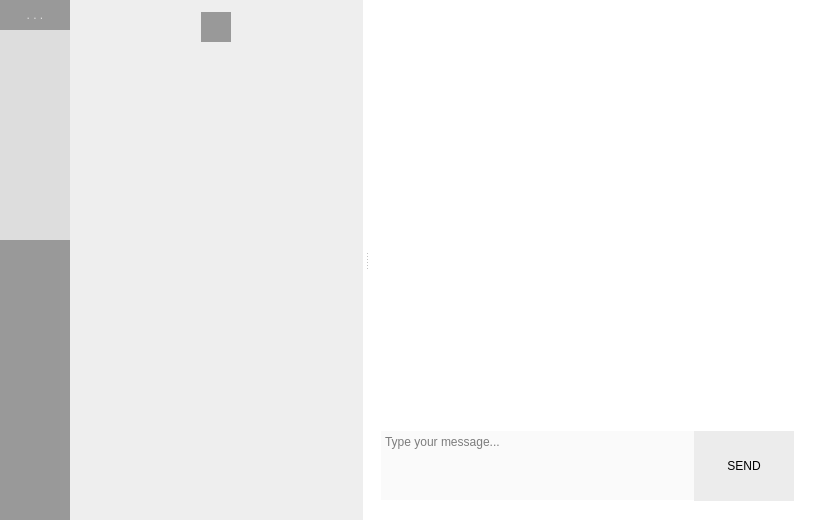
<?xml version="1.0" encoding="UTF-8"?>
<ui version="4.0">
 <class>MainWindow</class>
 <widget class="QMainWindow" name="MainWindow">
  <property name="geometry">
   <rect>
    <x>0</x>
    <y>0</y>
    <width>818</width>
    <height>520</height>
   </rect>
  </property>
  <property name="palette">
   <palette>
    <active>
     <colorrole role="Base">
      <brush brushstyle="SolidPattern">
       <color alpha="255">
        <red>255</red>
        <green>255</green>
        <blue>255</blue>
       </color>
      </brush>
     </colorrole>
     <colorrole role="Window">
      <brush brushstyle="SolidPattern">
       <color alpha="255">
        <red>255</red>
        <green>255</green>
        <blue>255</blue>
       </color>
      </brush>
     </colorrole>
    </active>
    <inactive>
     <colorrole role="Base">
      <brush brushstyle="SolidPattern">
       <color alpha="255">
        <red>255</red>
        <green>255</green>
        <blue>255</blue>
       </color>
      </brush>
     </colorrole>
     <colorrole role="Window">
      <brush brushstyle="SolidPattern">
       <color alpha="255">
        <red>255</red>
        <green>255</green>
        <blue>255</blue>
       </color>
      </brush>
     </colorrole>
    </inactive>
    <disabled>
     <colorrole role="Base">
      <brush brushstyle="SolidPattern">
       <color alpha="255">
        <red>255</red>
        <green>255</green>
        <blue>255</blue>
       </color>
      </brush>
     </colorrole>
     <colorrole role="Window">
      <brush brushstyle="SolidPattern">
       <color alpha="255">
        <red>255</red>
        <green>255</green>
        <blue>255</blue>
       </color>
      </brush>
     </colorrole>
    </disabled>
   </palette>
  </property>
  <property name="windowTitle">
   <string>E2EEIM</string>
  </property>
  <property name="windowIcon">
   <iconset resource="res.qrc">
    <normaloff>:/img/appIcon.ico</normaloff>:/img/appIcon.ico</iconset>
  </property>
  <widget class="QWidget" name="centralWidget">
   <layout class="QHBoxLayout" name="horizontalLayout_2">
    <property name="spacing">
     <number>0</number>
    </property>
    <property name="leftMargin">
     <number>0</number>
    </property>
    <property name="topMargin">
     <number>0</number>
    </property>
    <property name="rightMargin">
     <number>0</number>
    </property>
    <property name="bottomMargin">
     <number>0</number>
    </property>
    <item>
     <widget class="QFrame" name="frame_Menu">
      <property name="minimumSize">
       <size>
        <width>70</width>
        <height>0</height>
       </size>
      </property>
      <property name="maximumSize">
       <size>
        <width>70</width>
        <height>16777215</height>
       </size>
      </property>
      <property name="sizeIncrement">
       <size>
        <width>0</width>
        <height>0</height>
       </size>
      </property>
      <property name="styleSheet">
       <string notr="true">QFrame{
background: #999999;
}</string>
      </property>
      <property name="frameShape">
       <enum>QFrame::NoFrame</enum>
      </property>
      <property name="frameShadow">
       <enum>QFrame::Raised</enum>
      </property>
      <widget class="QPushButton" name="pushButton_Contact">
       <property name="geometry">
        <rect>
         <x>0</x>
         <y>100</y>
         <width>70</width>
         <height>70</height>
        </rect>
       </property>
       <property name="styleSheet">
        <string notr="true">QPushButton {
	border: 0;
	color: #dddddd;
     background-color: #dddddd;
 }
 QPushButton:!pressed {
	color: #333333;
     background-color: #ffffff;     
 }
 QPushButton:!hover {
	color: #dddddd;
     background-color: #dddddd;
 }</string>
       </property>
       <property name="text">
        <string/>
       </property>
       <property name="icon">
        <iconset resource="res.qrc">
         <normaloff>:/img/menu_contact.png</normaloff>:/img/menu_contact.png</iconset>
       </property>
       <property name="iconSize">
        <size>
         <width>70</width>
         <height>70</height>
        </size>
       </property>
       <property name="flat">
        <bool>false</bool>
       </property>
      </widget>
      <widget class="QPushButton" name="pushButton_Group">
       <property name="geometry">
        <rect>
         <x>0</x>
         <y>170</y>
         <width>70</width>
         <height>70</height>
        </rect>
       </property>
       <property name="styleSheet">
        <string notr="true">QPushButton {
	border: 0;
	color: #dddddd;
     background-color: #dddddd;
 }
 QPushButton:!pressed {
	color: #333333;
     background-color: #ffffff;     
 }
 QPushButton:!hover {
	color: #dddddd;
     background-color: #dddddd;
 }</string>
       </property>
       <property name="text">
        <string/>
       </property>
       <property name="icon">
        <iconset resource="res.qrc">
         <normaloff>:/img/menu_group.png</normaloff>:/img/menu_group.png</iconset>
       </property>
       <property name="iconSize">
        <size>
         <width>70</width>
         <height>70</height>
        </size>
       </property>
      </widget>
      <widget class="QPushButton" name="pushButton">
       <property name="geometry">
        <rect>
         <x>0</x>
         <y>0</y>
         <width>70</width>
         <height>30</height>
        </rect>
       </property>
       <property name="styleSheet">
        <string notr="true">QPushButton {
	border: 0;
	color: #dddddd;
     background-color: #999999;
 }
 QPushButton:!pressed {
	color: #333333;
     background-color: #dddddd;     
 }
 QPushButton:!hover {
	color: #dddddd;
     background-color: #999999;
 }</string>
       </property>
       <property name="text">
        <string>. . .</string>
       </property>
      </widget>
      <widget class="QPushButton" name="pushButton_Conversation">
       <property name="geometry">
        <rect>
         <x>0</x>
         <y>30</y>
         <width>70</width>
         <height>70</height>
        </rect>
       </property>
       <property name="styleSheet">
        <string notr="true">QPushButton {
	border: 0;
	color: #dddddd;
     background-color: #dddddd;
 }
 QPushButton:!pressed {
	color: #333333;
     background-color: #ffffff;     
 }
 QPushButton:!hover {
	color: #dddddd;
     background-color: #dddddd;
 }</string>
       </property>
       <property name="text">
        <string/>
       </property>
       <property name="icon">
        <iconset resource="res.qrc">
         <normaloff>:/img/menu_chat_clicked.png</normaloff>:/img/menu_chat_clicked.png</iconset>
       </property>
       <property name="iconSize">
        <size>
         <width>70</width>
         <height>70</height>
        </size>
       </property>
      </widget>
     </widget>
    </item>
    <item>
     <widget class="QSplitter" name="splitter">
      <property name="sizePolicy">
       <sizepolicy hsizetype="Expanding" vsizetype="Preferred">
        <horstretch>1</horstretch>
        <verstretch>0</verstretch>
       </sizepolicy>
      </property>
      <property name="orientation">
       <enum>Qt::Horizontal</enum>
      </property>
      <property name="handleWidth">
       <number>7</number>
      </property>
      <widget class="QFrame" name="frame_Contact">
       <property name="sizePolicy">
        <sizepolicy hsizetype="Preferred" vsizetype="Preferred">
         <horstretch>1</horstretch>
         <verstretch>0</verstretch>
        </sizepolicy>
       </property>
       <property name="styleSheet">
        <string notr="true">QFrame{
background: #eeeeee;
}</string>
       </property>
       <property name="frameShape">
        <enum>QFrame::NoFrame</enum>
       </property>
       <property name="frameShadow">
        <enum>QFrame::Raised</enum>
       </property>
       <property name="lineWidth">
        <number>0</number>
       </property>
       <layout class="QVBoxLayout" name="verticalLayout_2">
        <property name="spacing">
         <number>0</number>
        </property>
        <property name="leftMargin">
         <number>0</number>
        </property>
        <property name="topMargin">
         <number>0</number>
        </property>
        <property name="rightMargin">
         <number>0</number>
        </property>
        <property name="bottomMargin">
         <number>0</number>
        </property>
        <item>
         <widget class="QFrame" name="frame_2">
          <property name="frameShape">
           <enum>QFrame::NoFrame</enum>
          </property>
          <property name="frameShadow">
           <enum>QFrame::Raised</enum>
          </property>
          <property name="lineWidth">
           <number>0</number>
          </property>
          <layout class="QHBoxLayout" name="horizontalLayout">
           <property name="spacing">
            <number>12</number>
           </property>
           <property name="leftMargin">
            <number>12</number>
           </property>
           <property name="topMargin">
            <number>12</number>
           </property>
           <property name="rightMargin">
            <number>12</number>
           </property>
           <property name="bottomMargin">
            <number>12</number>
           </property>
           <item>
            <widget class="QPushButton" name="pushButton_AddList">
             <property name="minimumSize">
              <size>
               <width>30</width>
               <height>30</height>
              </size>
             </property>
             <property name="maximumSize">
              <size>
               <width>30</width>
               <height>30</height>
              </size>
             </property>
             <property name="styleSheet">
              <string notr="true">QPushButton {
	border: 0;
     background-color: #999999;
 }
 QPushButton:!pressed {
     background-color: #777777;     
 }
 QPushButton:!hover {
     background-color: #999999;
 }</string>
             </property>
             <property name="text">
              <string/>
             </property>
             <property name="icon">
              <iconset resource="res.qrc">
               <normaloff>:/img/add_conversation.png</normaloff>:/img/add_conversation.png</iconset>
             </property>
             <property name="iconSize">
              <size>
               <width>30</width>
               <height>30</height>
              </size>
             </property>
            </widget>
           </item>
          </layout>
         </widget>
        </item>
        <item>
         <widget class="QListWidget" name="listWidget_Contact">
          <property name="sizePolicy">
           <sizepolicy hsizetype="Expanding" vsizetype="Expanding">
            <horstretch>0</horstretch>
            <verstretch>0</verstretch>
           </sizepolicy>
          </property>
          <property name="frameShape">
           <enum>QFrame::NoFrame</enum>
          </property>
         </widget>
        </item>
       </layout>
      </widget>
      <widget class="QFrame" name="frame_Conversation">
       <property name="sizePolicy">
        <sizepolicy hsizetype="Preferred" vsizetype="Preferred">
         <horstretch>1</horstretch>
         <verstretch>0</verstretch>
        </sizepolicy>
       </property>
       <property name="frameShape">
        <enum>QFrame::NoFrame</enum>
       </property>
       <property name="lineWidth">
        <number>0</number>
       </property>
       <layout class="QVBoxLayout" name="verticalLayout">
        <property name="spacing">
         <number>0</number>
        </property>
        <property name="leftMargin">
         <number>0</number>
        </property>
        <property name="topMargin">
         <number>0</number>
        </property>
        <property name="rightMargin">
         <number>24</number>
        </property>
        <property name="bottomMargin">
         <number>0</number>
        </property>
        <item>
         <widget class="QLabel" name="label_ConversationWith">
          <property name="font">
           <font>
            <pointsize>20</pointsize>
           </font>
          </property>
          <property name="layoutDirection">
           <enum>Qt::LeftToRight</enum>
          </property>
          <property name="styleSheet">
           <string notr="true">color: #999999;</string>
          </property>
          <property name="text">
           <string notr="true"/>
          </property>
          <property name="alignment">
           <set>Qt::AlignCenter</set>
          </property>
         </widget>
        </item>
        <item>
         <widget class="QListWidget" name="listWidget_Conversation">
          <property name="sizePolicy">
           <sizepolicy hsizetype="Expanding" vsizetype="Expanding">
            <horstretch>0</horstretch>
            <verstretch>0</verstretch>
           </sizepolicy>
          </property>
          <property name="frameShape">
           <enum>QFrame::NoFrame</enum>
          </property>
          <property name="verticalScrollBarPolicy">
           <enum>Qt::ScrollBarAlwaysOff</enum>
          </property>
          <property name="horizontalScrollBarPolicy">
           <enum>Qt::ScrollBarAlwaysOff</enum>
          </property>
          <property name="wordWrap">
           <bool>true</bool>
          </property>
         </widget>
        </item>
        <item>
         <widget class="QFrame" name="frame">
          <property name="sizePolicy">
           <sizepolicy hsizetype="Preferred" vsizetype="Preferred">
            <horstretch>1</horstretch>
            <verstretch>0</verstretch>
           </sizepolicy>
          </property>
          <property name="maximumSize">
           <size>
            <width>16777215</width>
            <height>100</height>
           </size>
          </property>
          <property name="layoutDirection">
           <enum>Qt::LeftToRight</enum>
          </property>
          <property name="frameShape">
           <enum>QFrame::NoFrame</enum>
          </property>
          <property name="frameShadow">
           <enum>QFrame::Raised</enum>
          </property>
          <layout class="QHBoxLayout" name="horizontalLayout_4">
           <property name="spacing">
            <number>0</number>
           </property>
           <property name="rightMargin">
            <number>0</number>
           </property>
           <property name="bottomMargin">
            <number>24</number>
           </property>
           <item>
            <widget class="QPlainTextEdit" name="plainTextEdit">
             <property name="minimumSize">
              <size>
               <width>0</width>
               <height>69</height>
              </size>
             </property>
             <property name="maximumSize">
              <size>
               <width>16777215</width>
               <height>69</height>
              </size>
             </property>
             <property name="styleSheet">
              <string notr="true">background: rgb(250, 250, 250)</string>
             </property>
             <property name="frameShape">
              <enum>QFrame::NoFrame</enum>
             </property>
             <property name="placeholderText">
              <string notr="true">Type your message...</string>
             </property>
            </widget>
           </item>
           <item>
            <widget class="QPushButton" name="pushButton_SEND">
             <property name="minimumSize">
              <size>
               <width>100</width>
               <height>70</height>
              </size>
             </property>
             <property name="maximumSize">
              <size>
               <width>100</width>
               <height>70</height>
              </size>
             </property>
             <property name="sizeIncrement">
              <size>
               <width>100</width>
               <height>70</height>
              </size>
             </property>
             <property name="styleSheet">
              <string notr="true">QPushButton {
	border: 0;
     background-color: #ececec;
 }
 QPushButton:!pressed {
     background-color: #dddddd;     
 }
 QPushButton:!hover {
     background-color: #ececec;
 }</string>
             </property>
             <property name="text">
              <string>SEND</string>
             </property>
            </widget>
           </item>
          </layout>
         </widget>
        </item>
       </layout>
      </widget>
     </widget>
    </item>
   </layout>
  </widget>
 </widget>
 <layoutdefault spacing="6" margin="11"/>
 <tabstops>
  <tabstop>plainTextEdit</tabstop>
  <tabstop>listWidget_Conversation</tabstop>
  <tabstop>pushButton</tabstop>
  <tabstop>pushButton_SEND</tabstop>
  <tabstop>listWidget_Contact</tabstop>
  <tabstop>pushButton_Conversation</tabstop>
  <tabstop>pushButton_Contact</tabstop>
  <tabstop>pushButton_Group</tabstop>
 </tabstops>
 <resources>
  <include location="res.qrc"/>
 </resources>
 <connections/>
</ui>
